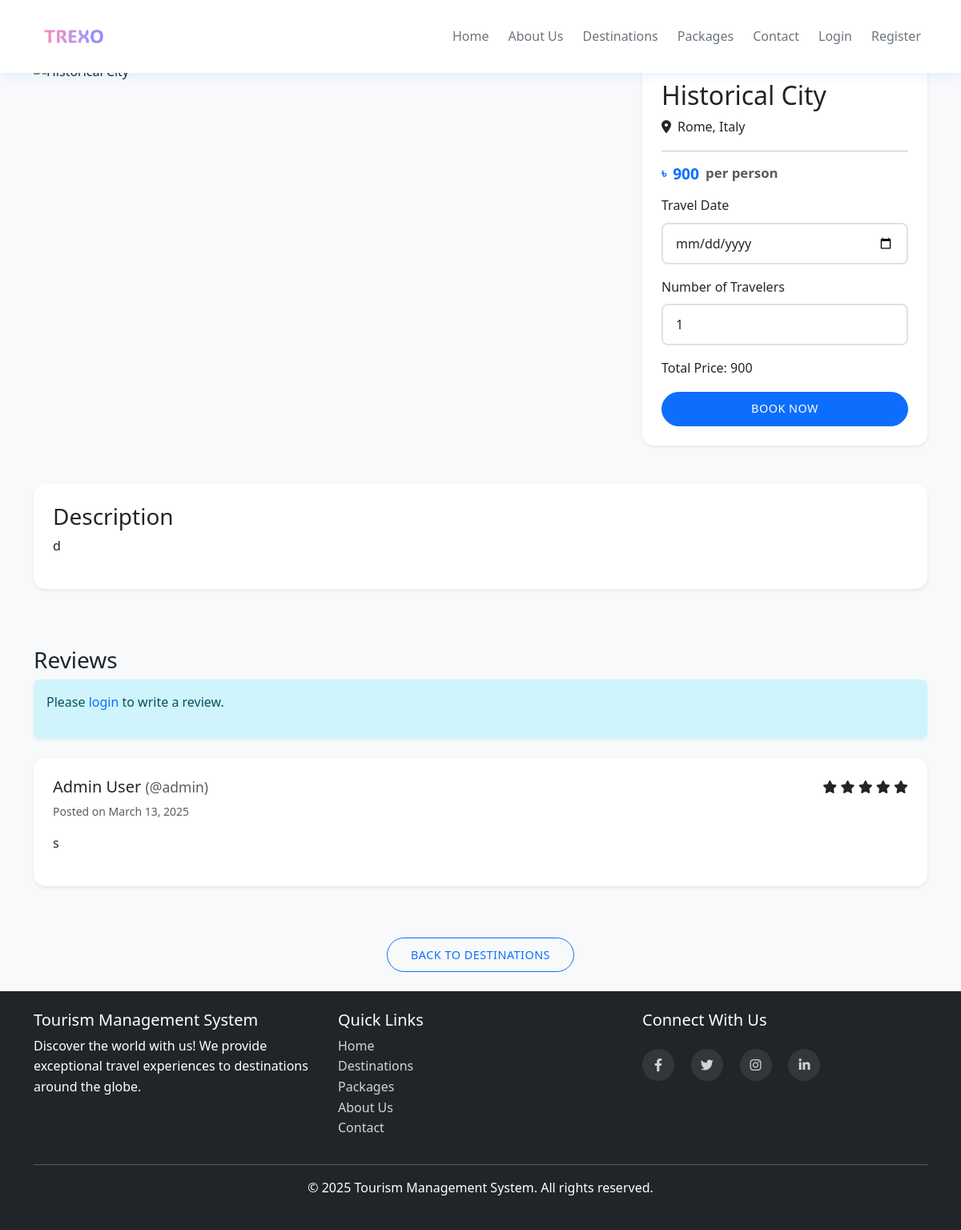
The page /destination_details.php?id=16 on the database its author committed.
### tables this page shows
CREATE TABLE `destinations` (
  `id` int(11) NOT NULL,
  `name` varchar(100) NOT NULL,
  `description` text NOT NULL,
  `location` varchar(100) NOT NULL,
  `image` varchar(255) DEFAULT NULL,
  `price` decimal(10,2) NOT NULL,
  `featured` tinyint(1) DEFAULT 0,
  `created_at` timestamp NOT NULL DEFAULT current_timestamp()
);

CREATE TABLE `reviews` (
  `id` int(11) NOT NULL,
  `user_id` int(11) NOT NULL,
  `package_id` int(11) DEFAULT NULL,
  `destination_id` int(11) DEFAULT NULL,
  `rating` int(11) NOT NULL CHECK (`rating` between 1 and 5),
  `comment` text DEFAULT NULL,
  `created_at` timestamp NOT NULL DEFAULT current_timestamp()
);

CREATE TABLE `users` (
  `id` int(11) NOT NULL,
  `username` varchar(50) NOT NULL,
  `password` varchar(255) NOT NULL,
  `email` varchar(100) NOT NULL,
  `full_name` varchar(100) NOT NULL,
  `phone` varchar(20) DEFAULT NULL,
  `address` text DEFAULT NULL,
  `user_type` enum('admin','customer') DEFAULT 'customer',
  `created_at` timestamp NOT NULL DEFAULT current_timestamp()
);

### includes/config.php (called while the page is built, shortened)
<?php
if (!function_exists('is_logged_in')) {
    function is_logged_in() {
        return isset($_SESSION['user_id']);
    }
}
?>

### destination_details.php (the view, shortened to what this page needs)
<?php
require_once 'includes/header.php';
require_once 'includes/navbar.php';
$destination_id = (int)$_GET['id'];
$destination_query = "SELECT * FROM destinations WHERE id = ?";
$stmt = mysqli_prepare($conn, $destination_query);
mysqli_stmt_bind_param($stmt, "i", $destination_id);
mysqli_stmt_execute($stmt);
$destination_result = mysqli_stmt_get_result($stmt);
$destination = mysqli_fetch_assoc($destination_result);
$reviews_query = "SELECT r.*, u.username, u.full_name FROM reviews r
                 JOIN users u ON r.user_id = u.id
                 WHERE r.destination_id = ?
                 ORDER BY r.created_at DESC";
$stmt = mysqli_prepare($conn, $reviews_query);
mysqli_stmt_bind_param($stmt, "i", $destination_id);
mysqli_stmt_execute($stmt);
$reviews_result = mysqli_stmt_get_result($stmt);
?>
<div class="container">
    <div class="row mb-4">
        <div class="col-md-8">
        </div>
        <div class="col-md-4">
            <div class="card">
                <div class="card-body">
                    <h2><?php echo $destination['name']; ?></h2>
                    <p><i class="fas fa-map-marker-alt me-2"></i><?php echo $destination['location']; ?></p>
                    <hr>
                    <h4 class="price-tag mb-3"><?php echo number_format($destination['price']); ?> <small class="text-muted">per person</small></h4>
                    <form method="POST" action="">
                        <div class="mb-3">
                            <label for="travel_date" class="form-label">Travel Date</label>
                            <input type="date" class="form-control" id="travel_date" name="travel_date" min="<?php echo date('Y-m-d', strtotime('+1 day')); ?>" required>
                        </div>
                        <div class="mb-3">
                            <label for="num_travelers" class="form-label">Number of Travelers</label>
                            <input type="number" class="form-control" id="num_travelers" name="num_travelers" min="1" value="1" required>
                        </div>
                        <div class="mb-3">
                            <p>Total Price: <span id="total-price"><?php echo number_format($destination['price']); ?></span></p>
                        </div>
                        <div class="d-grid">
                            <button type="submit" name="book_now" class="btn btn-primary">Book Now</button>
                        </div>
                    </form>
                </div>
            </div>
        </div>
    </div>
    <div class="row mb-5">
        <div class="col-12">
            <div class="card">
                <div class="card-body">
                    <h3>Description</h3>
                    <p><?php echo $destination['description']; ?></p>
                </div>
            </div>
        </div>
    </div>
    <div class="row mb-5">
        <div class="col-12">
            <h3>Reviews</h3>
            <?php if (is_logged_in()): ?>
                <div class="card mb-4">
                    <div class="card-body">
                        <h4>Write a Review</h4>
                        <?php if (isset($review_error)): ?>
                            <?php echo display_error($review_error); ?>
                        <?php endif; ?>
                        <form method="POST" action="">
                            <div class="mb-3">
                                <label for="rating" class="form-label">Rating</label>
                                <select class="form-select" id="rating" name="rating" required>
                                    <option value="">Select Rating</option>
                                    <option value="5">5 - Excellent</option>
                                    <option value="4">4 - Very Good</option>
                                    <option value="3">3 - Good</option>
                                    <option value="2">2 - Fair</option>
                                    <option value="1">1 - Poor</option>
                                </select>
                            </div>
                            <div class="mb-3">
                                <label for="comment" class="form-label">Comment</label>
                                <textarea class="form-control" id="comment" name="comment" rows="3" required></textarea>
                            </div>
                            <button type="submit" name="submit_review" class="btn btn-primary">Submit Review</button>
                        </form>
                    </div>
                </div>
            <?php else: ?>
                <div class="alert alert-info mb-4">
                    <p>Please <a href="login.php">login</a> to write a review.</p>
                </div>
            <?php endif; ?>
            <?php if (mysqli_num_rows($reviews_result) > 0): ?>
                <?php while ($review = mysqli_fetch_assoc($reviews_result)): ?>
                    <div class="card mb-3">
                        <div class="card-body">
                            <div class="d-flex justify-content-between">
                                <h5><?php echo $review['full_name']; ?> <small class="text-muted">(@<?php echo $review['username']; ?>)</small></h5>
                                <div class="rating">
                                    <?php for ($i = 1; $i <= 5; $i++): ?>
                                        <?php if ($i <= $review['rating']): ?>
                                            <i class="fas fa-star"></i>
                                        <?php else: ?>
                                            <i class="far fa-star"></i>
                                        <?php endif; ?>
                                    <?php endfor; ?>
                                </div>
                            </div>
                            <p class="text-muted small">Posted on <?php echo date('F j, Y', strtotime($review['created_at'])); ?></p>
                            <p><?php echo $review['comment']; ?></p>
                        </div>
                    </div>
                <?php endwhile; ?>
            <?php else: ?>
                <div class="alert alert-info">
                    <p>No reviews yet. Be the first to review this destination!</p>
                </div>
            <?php endif; ?>
        </div>
    </div>
    <div class="text-center mb-4">
        <a href="destinations.php" class="btn btn-outline-primary">Back to Destinations</a>
    </div>
</div>
<?php
require_once 'includes/footer.php';
?>

### css/style.css (style rules this page uses)
:root { --primary: #0d6efd; --secondary: #6c757d; --light: #f8f9fa; --dark: #212529; --danger: #dc3545; --success: #198754; --warning: #ffc107; --info: #0dcaf0; --primary-dark: #0b5ed7; --light-gray: #e9ecef; --border-color: #dee2e6; }
body { font-family: 'Segoe UI', Tahoma, Geneva, Verdana, sans-serif; line-height: 1.6; color: var(--dark); background-color: var(--light); }
.card { border: none; border-radius: 15px; box-shadow: 0 4px 6px rgba(0, 0, 0, 0.1); transition: all 0.3s ease; margin-bottom: 20px; overflow: hidden; background-color: white; }
.card-body { padding: 1.5rem; }
.price-tag { font-size: 1.2rem; font-weight: 600; color: var(--primary); display: flex; align-items: center; gap: 0.5rem; }
.price-tag::before { content: '৳'; font-size: 1rem; }
.btn { padding: 0.6rem 1.8rem; border-radius: 25px; font-weight: 500; transition: all 0.3s ease; text-transform: uppercase; letter-spacing: 0.5px; font-size: 0.9rem; }
.btn-primary { background-color: var(--primary); border-color: var(--primary); }
.btn-outline-primary { color: var(--primary); border-color: var(--primary); }
.form-control { border-radius: 8px; padding: 0.75rem 1rem; border: 2px solid var(--border-color); transition: all 0.3s ease; }
.form-label { font-weight: 500; margin-bottom: 0.5rem; color: var(--dark); }
.alert { border-radius: 8px; padding: 1rem; margin-bottom: 1rem; border: none; box-shadow: 0 2px 4px rgba(0, 0, 0, 0.05); }
a { text-decoration: none; color: var(--primary); transition: all 0.3s ease; }
.card { margin-bottom: 1.5rem; box-shadow: 0 0.125rem 0.25rem rgba(0, 0, 0, 0.075); }
.alert-info, .payment-methods { display: block !important; visibility: visible !important; opacity: 1 !important; }

### includes/header.php (style rules this page uses)
:root { --primary: #0d6efd; --secondary: #6c757d; --light: #f8f9fa; --dark: #212529; --danger: #dc3545; }
body { padding-top: 76px; }

### rows shown on the page
destinations: name "Historical City", location "Rome, Italy", price "900", description "d"
reviews: user.full_name "Admin User", user.username "admin", rating 5 (drawn), created_at "March 13, 2025", comment "s"
